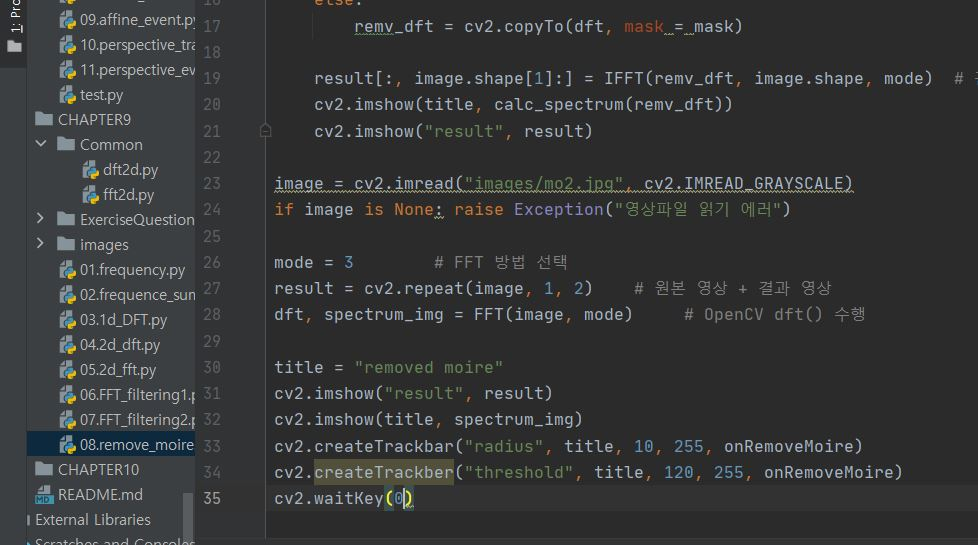
#> input picture CHAPTER9/images/mo2.JPG, 978 x 545 px, found by its file name
$ python 08.remove_moire.py
#> lines starting #> are read from the running program, lines starting #| are printed output that depends on the picture
import numpy as np, cv2
from Common.fft2d import FFT, IFFT, calc_spectrum

def onRemoveMoire(val):
    radius = cv2.getTrackbarPos("radius", title)    # 트랙바 위치 값
    th = cv2.getTrackbarPos("threshold", title)

    mask = cv2.threshold(spectrum_img, th, 255, cv2.THRESH_BINARY_INV)[1]
    y, x = np.divmod(mask.shape, 2)[0]  # 마스크 중심 좌표
    cv2.circle(mask, (x, y), radius, 255, -1)   # 마스크 중심에 흰색 원 그림

    if dft.ndim < 3:
        remv_dft = np.zeros(dft.shape, np.complex)
        remv_dft.imag = cv2.copyTo(dft.imag, mask = mask)   # 허수부 복사
        remv_dft.real = cv2.copyTo(dft.real, mask = mask)   # 실수부 복사
    else:
        remv_dft = cv2.copyTo(dft, mask = mask)

    result[:, image.shape[1]:] = IFFT(remv_dft, image.shape, mode)  # 관심 영역에 저장
    cv2.imshow(title, calc_spectrum(remv_dft))
    cv2.imshow("result", result)

image = cv2.imread("images/mo2.jpg", cv2.IMREAD_GRAYSCALE)
#> image: shape (545, 978); min 8, max 255, mean 54
if image is None: raise Exception("영상파일 읽기 에러")

mode = 3        # FFT 방법 선택
result = cv2.repeat(image, 1, 2)    # 원본 영상 + 결과 영상
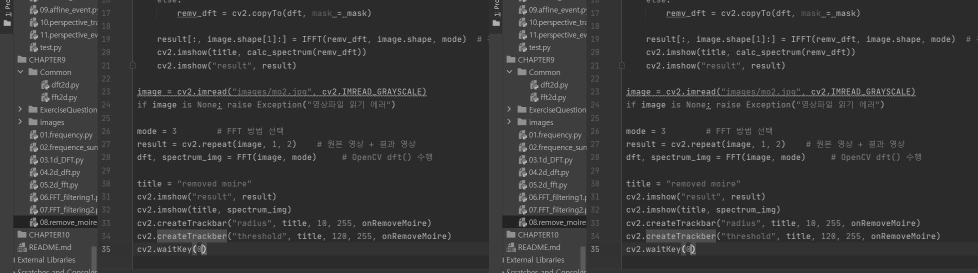
#> result: shape (545, 1956) (shown at 1/2 size); min 8, max 255, mean 54
#> (the run stopped early here; a loop or call above may not have finished)

$ run again, with CHAPTER9/images/dct.JPG copied over CHAPTER9/images/mo2.JPG
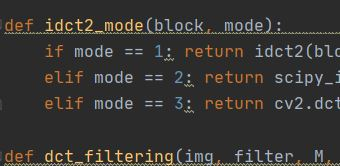
#> input picture CHAPTER9/images/dct.JPG, 340 x 166 px, found by its file name
#> `image = cv2.imread("images/mo2.jpg", cv2.IMREAD_GRAYSCALE)`:
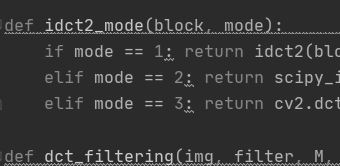
#> image: shape (166, 340); min 10, max 225, mean 53.5
#> `result = cv2.repeat(image, 1, 2)`:
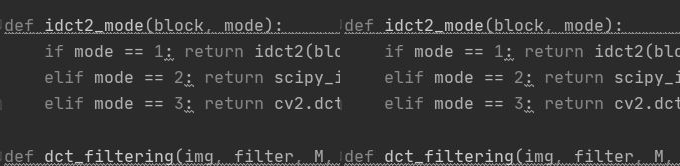
#> result: shape (166, 680); min 10, max 225, mean 53.5

$ run again, with CHAPTER9/images/dft_240.JPG copied over CHAPTER9/images/mo2.JPG
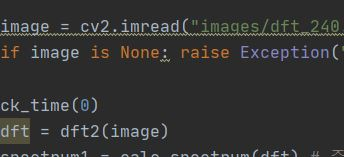
#> input picture CHAPTER9/images/dft_240.JPG, 344 x 157 px, found by its file name
#> `image = cv2.imread("images/mo2.jpg", cv2.IMREAD_GRAYSCALE)`:
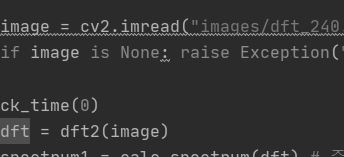
#> image: shape (157, 344); min 16, max 200, mean 51.2
#> `result = cv2.repeat(image, 1, 2)`:
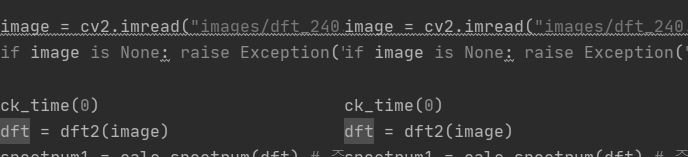
#> result: shape (157, 688); min 16, max 200, mean 51.2
